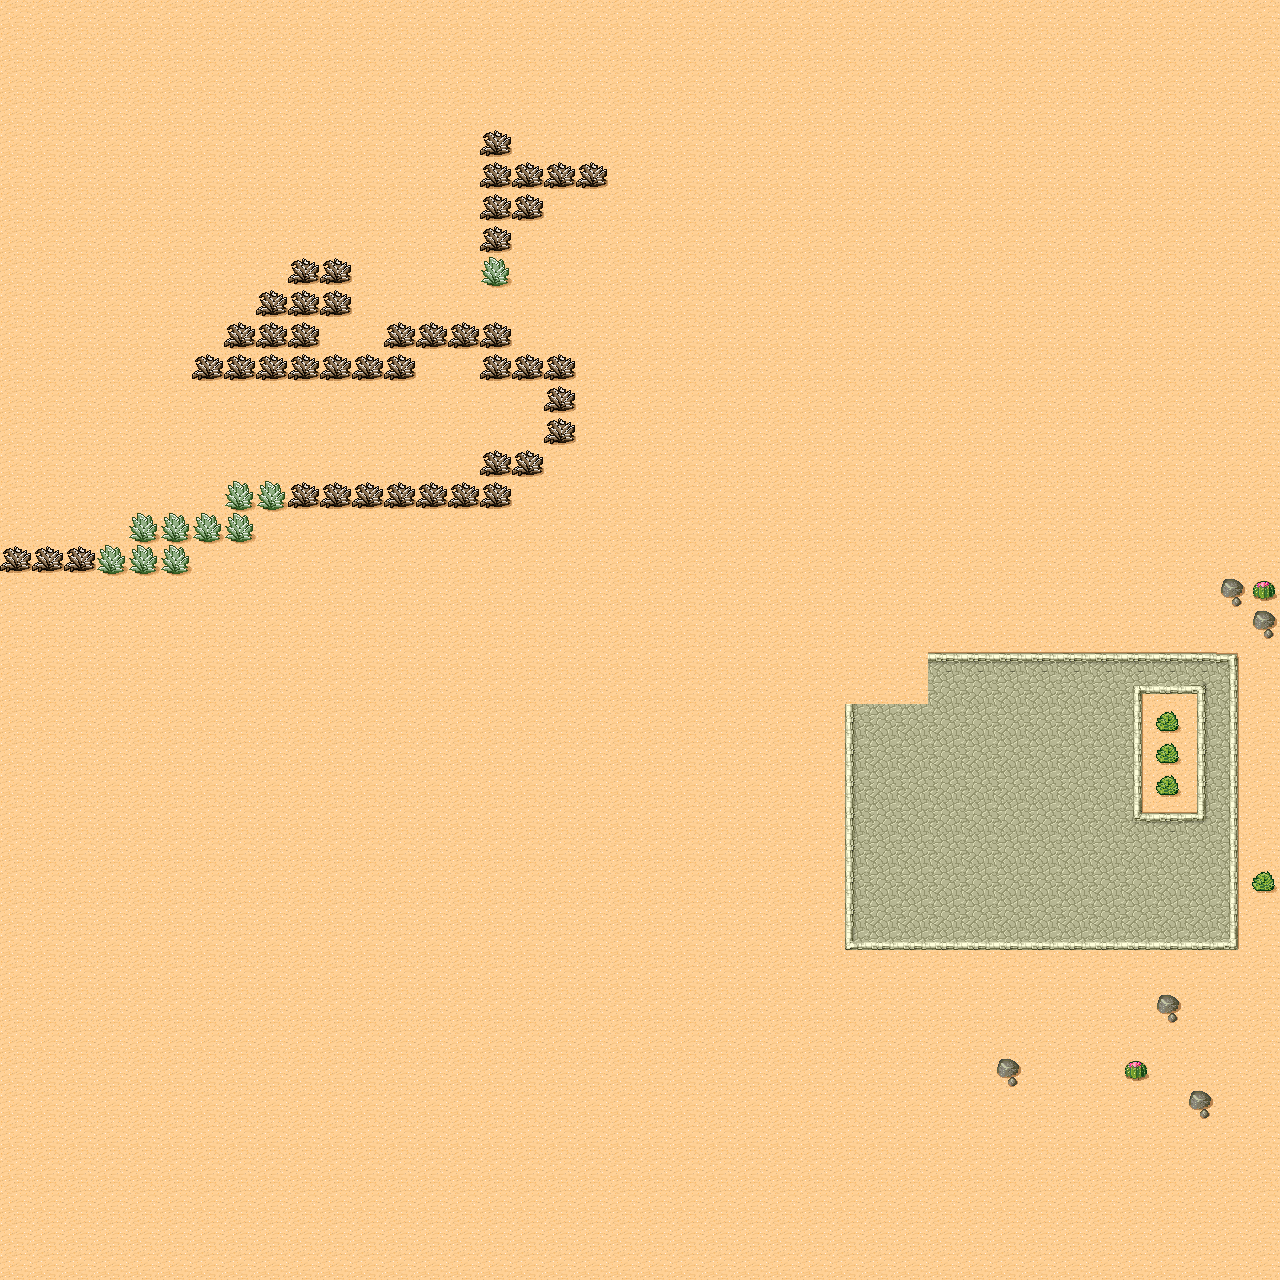

A level layout from a 2D game, rendered from its tile map. Below: a short description, then the map file with tile-grid data replaced by summaries:
An orthogonal 40x40 tile map with 32x32 px tiles, 1 tile layer (Path) and 5 objects (THERE, HI).

<map version="1.0" orientation="orthogonal" width="40" height="40" tilewidth="32" tileheight="32">
 <tileset firstgid="1" name="Desert" tilewidth="32" tileheight="32" spacing="1" margin="1">
  <image source="tmw_desert_spacing.png" width="265" height="199" />
  <tile id="0">
   <properties>
    <property name="obstacle" value="1" />
   </properties>
  </tile>
  <tile id="1">
   <properties>
    <property name="obstacle" value="1" />
   </properties>
  </tile>
  <tile id="2">
   <properties>
    <property name="obstacle" value="1" />
   </properties>
  </tile>
  <tile id="8">
   <properties>
    <property name="obstacle" value="1" />
   </properties>
  </tile>
  <tile id="9">
   <properties>
    <property name="obstacle" value="1" />
   </properties>
  </tile>
  <tile id="10">
   <properties>
    <property name="obstacle" value="1" />
   </properties>
  </tile>
  <tile id="16">
   <properties>
    <property name="obstacle" value="1" />
   </properties>
  </tile>
  <tile id="17">
   <properties>
    <property name="obstacle" value="1" />
   </properties>
  </tile>
  <tile id="18">
   <properties>
    <property name="obstacle" value="1" />
   </properties>
  </tile>
  <tile id="19">
   <properties>
    <property name="obstacle" value="1" />
   </properties>
  </tile>
  <tile id="20">
   <properties>
    <property name="obstacle" value="1" />
   </properties>
  </tile>
  <tile id="24">
   <properties>
    <property name="obstacle" value="1" />
   </properties>
  </tile>
  <tile id="25">
   <properties>
    <property name="obstacle" value="1" />
   </properties>
  </tile>
  <tile id="26">
   <properties>
    <property name="obstacle" value="1" />
   </properties>
  </tile>
  <tile id="27">
   <properties>
    <property name="obstacle" value="1" />
   </properties>
  </tile>
  <tile id="28">
   <properties>
    <property name="obstacle" value="1" />
   </properties>
  </tile>
  <tile id="30">
   <properties>
    <property name="obstacle" value="1" />
   </properties>
  </tile>
  <tile id="31">
   <properties>
    <property name="obstacle" value="1" />
   </properties>
  </tile>
  <tile id="32">
   <properties>
    <property name="obstacle" value="1" />
   </properties>
  </tile>
  <tile id="33">
   <properties>
    <property name="obstacle" value="1" />
   </properties>
  </tile>
  <tile id="34">
   <properties>
    <property name="obstacle" value="1" />
   </properties>
  </tile>
  <tile id="35">
   <properties>
    <property name="obstacle" value="1" />
   </properties>
  </tile>
  <tile id="36">
   <properties>
    <property name="obstacle" value="1" />
   </properties>
  </tile>
  <tile id="37">
   <properties>
    <property name="obstacle" value="1" />
   </properties>
  </tile>
  <tile id="38">
   <properties>
    <property name="obstacle" value="1" />
   </properties>
  </tile>
  <tile id="39">
   <properties>
    <property name="obstacle" value="1" />
   </properties>
  </tile>
  <tile id="40">
   <properties>
    <property name="obstacle" value="1" />
   </properties>
  </tile>
  <tile id="41">
   <properties>
    <property name="obstacle" value="1" />
   </properties>
  </tile>
  <tile id="42">
   <properties>
    <property name="obstacle" value="1" />
   </properties>
  </tile>
  <tile id="43">
   <properties>
    <property name="obstacle" value="1" />
   </properties>
  </tile>
  <tile id="44">
   <properties>
    <property name="obstacle" value="1" />
   </properties>
  </tile>
  <tile id="45">
   <properties>
    <property name="obstacle" value="1" />
   </properties>
  </tile>
  <tile id="46">
   <properties>
    <property name="obstacle" value="1" />
   </properties>
  </tile>
  <tile id="47">
   <properties>
    <property name="obstacle" value="1" />
   </properties>
  </tile>
 </tileset>
 <layer name="Path" width="40" height="40">
  <data>[1600 cells, 1600 non-empty, 18 distinct tile ids]</data>
 </layer>
 <objectgroup color="#1b2fa4" name="Object1" width="40" height="40">
  <object name="THERE" x="348" y="48" width="87" height="49" />
  <object x="428" y="89" width="82" height="60" />
 </objectgroup>
 <objectgroup color="#2da425" name="Object2" width="40" height="40">
  <object name="HI" x="93" y="38" width="113" height="122" />
  <object x="181" y="120" />
  <object x="181" y="120" width="135" height="89" />
 </objectgroup>
</map>
